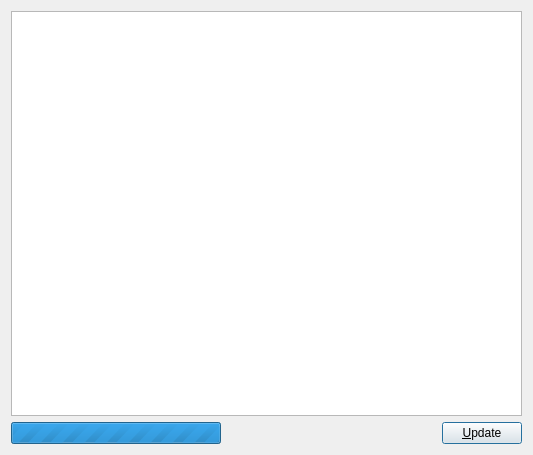
<?xml version="1.0" encoding="UTF-8"?>
<ui version="4.0">
 <class>InvoiceDialog</class>
 <widget class="QDialog" name="InvoiceDialog">
  <property name="geometry">
   <rect>
    <x>0</x>
    <y>0</y>
    <width>533</width>
    <height>455</height>
   </rect>
  </property>
  <property name="windowTitle">
   <string>Invoice</string>
  </property>
  <layout class="QGridLayout" name="gridLayout">
   <item row="0" column="0" colspan="3">
    <widget class="QTableView" name="tableView"/>
   </item>
   <item row="1" column="0">
    <widget class="QProgressBar" name="progressBar">
     <property name="maximum">
      <number>0</number>
     </property>
     <property name="value">
      <number>-1</number>
     </property>
    </widget>
   </item>
   <item row="1" column="1">
    <spacer name="horizontalSpacer">
     <property name="orientation">
      <enum>Qt::Horizontal</enum>
     </property>
     <property name="sizeHint" stdset="0">
      <size>
       <width>206</width>
       <height>20</height>
      </size>
     </property>
    </spacer>
   </item>
   <item row="1" column="2">
    <widget class="QPushButton" name="updateButton">
     <property name="text">
      <string>&amp;Update</string>
     </property>
    </widget>
   </item>
  </layout>
 </widget>
 <resources/>
 <connections/>
</ui>
